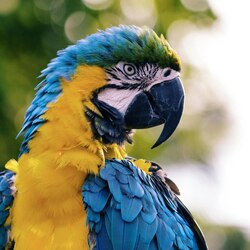
#> input picture tucker_and_tt_denoise_HOD/Datasets/parrot_small.jpg, 250 x 250 px, found by its file name
$ python demo_script_Bird.py
#> lines starting #> are read from the running program, lines starting #| are printed output that depends on the picture
### tucker_and_tt_denoise_HOD/io.py
# Module: io.py
import numpy as np
import matplotlib.image as mpimg
from skimage.util import random_noise

def load_image(filepath):
    """Load and normalize image to [0, 1]"""
    img = mpimg.imread(filepath)
    return img/img.max()

def add_gaussian_noise(image, mean = 0, sigma=0.075):
    """Add Gaussian noise to an image."""
    noisy_image = image + np.random.normal(loc=mean, scale=sigma, size=image.shape)
    return np.clip(noisy_image, 0, 1)

### tucker_and_tt_denoise_HOD/segmentation.py
# Module: segmentation.py
from skimage.segmentation import slic

def superpixel_segmentation(image, n_segments=10, compactness=20):
    """Apply SLIC superpixel segmentation to an image."""
    return slic(image, n_segments=n_segments, compactness=compactness)

### tucker_and_tt_denoise_HOD/patches.py
# Module: patches.py
import numpy as np

def extract_clustered_patches(image, segments, patch_size=6):
    """Extract patches grouped by segment labels."""
    margin = patch_size // 2
    H, W, _ = image.shape
    Xs = []
    for segidx in sorted(np.unique(segments)):
        seg_array = []
        for (i, j) in zip(*np.where(segments == segidx)):
            if i < margin or i > H - margin - 1 or j < margin or j > W - margin - 1:
                continue
            patch = image[i - margin:i + margin, j - margin:j + margin]
            seg_array.append(np.expand_dims(patch, axis=-1))
        if seg_array:
            X = np.concatenate(seg_array, axis=-1)
            Xs.append((segidx, X))
    return Xs

### tucker_and_tt_denoise_HOD/decomposition.py
# Module: decomposition.py
import copy
import tensorly as tl
from .tucker2_lib import tucker_denoising, tucker_truncatedhosvd_init
from .tt_lib import tt_nestedtk2, tt_adcu
import numpy as np

def decompose_and_denoise_patch(X, method="tucker", sigma=0.075, tt_opts=None, tt_rank=None, reshape_for_tt=False, target_order=10):
    """
    Unified interface to denoise patches using Tucker or TT.

    Parameters:
        X : ndarray
            Patch tensor of shape (H, W, C, K)
        method : str
            'tucker', 'tt_fixed', or 'tt_adaptive'
        sigma : float
            Noise std.
        tt_opts : dict
            Options for TT adaptive mode.
        tt_rank : int or list
            Ranks for TT fixed mode.
        reshape_for_tt : bool
            Whether to reshape before TT.
        target_order : int
            Desired order of reshaped tensor

    Returns:
        X_hat : ndarray
            Denoised patch
        model : Tensor factors (core + U for Tucker, TT cores for TT)
        reshape_for_tt : bool
            Whether reshaping was applied
    """
    if method == "tucker":
        X_hat, G, U = tucker_decompose_and_denoise(X, sigma)
        return X_hat, (G, U), reshape_for_tt
    elif method == "tt_fixed":
        tt_tensor = tt_decompose_fixed_ranks(X, tt_rank, reshape_for_tt, target_order=target_order)
        X_hat = tl.tt_to_tensor(tt_tensor)
        if reshape_for_tt:
            X_hat = reshape_to_original(X_hat, X.shape)
        return X_hat, tt_tensor, reshape_for_tt
    elif method == "tt_adaptive":
        tt_tensor, _ = tt_decompose_adaptive(X, sigma, tt_opts, reshape_for_tt, target_order=target_order)
        X_hat = tl.tt_to_tensor(tt_tensor)
        if reshape_for_tt:
            X_hat = reshape_to_original(X_hat, X.shape)
        return X_hat, tt_tensor, reshape_for_tt
    else:
        raise ValueError(f"Unknown method: {method}")


def reshape_to_higher_order(patch, target_order=6):
    """
    Reshape a 4D tensor (H, W, C, K) to a higher-order tensor.
    This function reshapes using balanced block sizes (powers of 2 or 3 preferred).
    """
    import math

    original_shape = patch.shape
    total_size = np.prod(original_shape)

    # Simple greedy decomposition: build shape with small primes
    def greedy_factors(n, target_order):
        factors = []
        primes = [2, 3, 5, 7]
        for p in primes:
            while len(factors) < target_order - 1 and n % p == 0:
                factors.append(p)
                n //= p
        factors.append(n)
        return factors

    new_shape = greedy_factors(total_size, target_order)

    if np.prod(new_shape) != total_size:
        raise ValueError(f"Cannot factor {total_size} cleanly into {target_order} parts. Try different shape or order.")

    reshaped = patch.reshape(new_shape)
    return reshaped, original_shape


def reshape_to_original(patch_reshaped, original_shape):
    """Reverse reshape back to original shape."""
    return patch_reshaped.reshape(original_shape)

# [42 lines left out: functions tucker_decompose_and_denoise, tt_decompose_fixed_ranks, not called in this run]

def tt_decompose_adaptive(X, sigma, opts=None, reshape_for_tt=False, spatial_splits=(2, 2), verbose=False, target_order=10):
    """
    TT decomposition using nested Tucker + ADCU for error-bounded approximation.

    Parameters:
        X : ndarray
            Input tensor (e.g. d x d x 3 x K).
        sigma : float
            Noise standard deviation.
        opts : dict
            ADCU options.
        reshape_for_tt : bool
            Whether to reshape to higher-order.
        spatial_splits : tuple
            Splitting pattern for reshaping spatial dims.
        verbose : bool
            Print approximation info.

    Returns:
        Xt : TTTensor
        err : list of errors per iteration
    """
    if reshape_for_tt:
        X, _ = reshape_to_higher_order(X, target_order=target_order)


    approx_bound = sigma**2 * X.size
    Yttnested, approx_error_init = tt_nestedtk2(X, approx_bound * 1.05)

    if verbose:
        print(f"[init] Nested Tucker2 error: {approx_error_init:.4e}")

    Xt = copy.deepcopy(Yttnested)
    rankX = np.array(Xt.rank)

    if opts is None:
        opts = {
            "init": "exac",
            "compression": False,
            "noise_level": sigma,
            "exacterrorbound": True,
            "tol": 1e-6,
            "maxiters": 50,
        }

    Xt, err = tt_adcu(X, Xt, rankX, opts)
    return Xt, err

# [28 lines left out: functions tt_num_parameters, tt_compression_ratio, not called in this run]

### tucker_and_tt_denoise_HOD/tt_lib.py
import tensorly as tl
import numpy as np
from numpy import einsum


from tensorly.tt_tensor import tt_to_tensor, TTTensor
from tensorly.tt_matrix import tt_matrix_to_tensor, TTMatrix

from tucker2_lib import fast_tucker2_denoising, tucker2_truncatedhosvd_init, tucker2_to_tensor, minrank_boundedtrace, tucker_truncatedhosvd_init, tucker_denoising # tucker2_truncatedhosvd_init_complex_tensor, fast_tucker2_denoising_complex_tensor


"""
tt_orth_at(x, pos, dir) : Orthogonalize single core
tt_orthogonalize(x, pos): Orthogonalize tensor
tt_nestedtk2(Y,approx_bound,precision = 1e-9):   TT as nested TK2
ttxt(Xtt, Y, mode, side):  TT-tensor Xtt time tensor Y along modes of Y to the left or right to
tt_adcu(X,Xt,rankX,opts):  Alternating two-cores update with left-right orthogonalization algorithm

ttmatrix_time_tt(Att,btt): TT-matrix times TT-tensor
ttmatrix_transpose(Att):   transpose a TT-matrix A
ttmatrix_AtA(Att):          A^T A :  A: TT-matrix
xQx_left(Qtt,xtt,mode):
xQx_right(Qtt,xtt,mode):
xQx_subset(Qtt,xtt,mode):   Subnet for Quadratic term x^T Q x
fx_left(ftt,xtt,mode):
fx_right(ftt,xtt,mode):
fx_subset(ftt,xtt,mode):  Subnet for linear term x^T f


Anh-Huy Phan
"""
# Yhat = tucker2_to_tensor(U1,U2,U3)
# [181 lines left out: functions tt_orth_at, tt_orthogonalize, parseInput, tt_getrank, lowrank_matrix_approx, not called in this run]


def tt_nestedtk2(Y,approx_bound,precision = 1e-9):
    # Nested TUCKER-2 for TT decomposition
    # Y is approximated by a TT -tensor
    # Ytt = Uleft_1 *  G1 * Uright_1 (Tucker-2 model)
    # G{k-1} = Uleft_k *  Gk * Uright_k
    #
    #
    # Anh-Huy Phan
    #
    # approx_bound = noiselevel**2 * Y.size
    # precision = 1e-9 # small number added to the approximation error bound
    normY2 = tl.norm(Y)**2
    szY = Y.shape
    N = Y.ndim
    rankTTx = np.zeros(N+1, dtype = 'int')
    rankTTx[0] = 1
    rankTTx[N] = 1


    Yk = Y

    # Factors of the nested TT
    Factors = [None] * N
    maxiters = 1000

    for k in range(np.array((N-N%2)/2,int)):
        # Layer-K
        print(f'Perform the {k+1}-th Tucker-2 decomposition')
        # approximation error = \|Y - Ul(1:K)*Yxk*Ur(K:1)\|_F^2
        #  = \|Y\|_F^2 + \|Yxk\|_F^2 - 2<Yk, Yxk>
        #  = \|Yk - Yxk\|_F^2 - ||Yxk||_F^2 +\|Y\|_F^2 <= delta^2
        #
        # \|Yk - Yxk\|_F^2 <= delta^2 - \|Y\|_F^2 +||Yk||_F^2

        if ((N%2)==0) and (k == (np.array((N-N%2)/2,int)-1)):
            # For the last level when N is an even number
            Yk = Yk.reshape(rankTTx[k]*szY[k],rankTTx[N-k]*szY[N-1-k])
            normYk = tl.norm(Yk)**2
            approx_bound_n = approx_bound - normY2 + normYk
            approx_bound_n = approx_bound_n + precision

            Ulk, s, Urk, approx_error,_ = lowrank_matrix_approx(Yk, approx_bound_n, exacterrorbound=False)
            Ulk = Ulk * s

        else:
            # Tucker-2 decomposition
            Yk = Yk.reshape(rankTTx[k]*szY[k],-1,rankTTx[N-k]*szY[N-1-k])
            normYk = tl.norm(Yk)**2
            approx_bound_n = approx_bound - normY2 + normYk
            approx_bound_n = approx_bound_n+precision
            noiselevel_n = np.sqrt(approx_bound_n/Yk.size)

            # initialization
            Ulk, Urk, err,_,_ = tucker2_truncatedhosvd_init(Yk,approx_bound_n)
            # Tucker2 decomposition with given approximation error
            Ulk,Yknew,Urk,approx_error,noparams,rankR = fast_tucker2_denoising(Yk, [Ulk, Urk], maxiters, 1e-7, noiselevel_n, exacterrorbound=False, precision=1e-7, verbose=True)


        # print(f'Approximation Error {approx_error[-1]} | Predefined Bound {approx_bound}')

        approx_error = normY2 - normYk + approx_error
        # Update ranks
        rankTTx[1+k] = Ulk.shape[1]
        rankTTx[N-1-k] = Urk.shape[1]

        # Update the left factor
        Factors[k] = Ulk.reshape(rankTTx[k],szY[k],rankTTx[k+1])
        # Update the right factor
        Factors[N-1-k] = Urk.T.reshape(rankTTx[N-1-k],szY[N-1-k],rankTTx[N-k])
        Yk  = Yknew

    if (N%2)==1:
        # core tensor in
        k =np.array((N-N%2)/2,int)
        Factors[k] = Yk.reshape(rankTTx[k],szY[k],rankTTx[k+1])

    # for n in range(N):
    #     Factors[n] = Factors[n].reshape(rankTTx[n],szY[n],rankTTx[n+1])

    Yttnested = TTTensor(Factors)
    # print(Yttnested)
    # approx_error = tl.norm(Y - tt_to_tensor(Yttnested))**2

    print(f'Approximation Error {approx_error} | Predefined Bound {approx_bound}')
    return Yttnested, approx_error


# [975 lines left out: functions ttxt, tt_adcu, ttmatrix_time_tt, ttmatrix_transpose, ttmatrix_AtA, xQx_left and 6 more, not called in this run]


from tensorly.tenalg.svd import svd_interface
from tensorly.tt_tensor import validate_tt_rank, TTTensor
# [76 lines left out: function tt_svd, not called in this run]

### tucker_and_tt_denoise_HOD/demo_script_Bird.py
import matplotlib.pyplot as plt
import numpy as np
from skimage import metrics
from skimage.segmentation import mark_boundaries
import os
import sys
from datetime import datetime
import time

import sys
import os
sys.path.append(os.path.dirname(os.path.dirname(os.path.abspath(__file__))))

from tucker_and_tt_denoise_HOD.io import load_image, add_gaussian_noise
from tucker_and_tt_denoise_HOD.segmentation import superpixel_segmentation
from tucker_and_tt_denoise_HOD.patches import extract_clustered_patches
from tucker_and_tt_denoise_HOD.decomposition import decompose_and_denoise_patch
from tucker_and_tt_denoise_HOD.reconstruction import reconstruct_image_from_patches
from tucker_and_tt_denoise_HOD.metrics import compute_quality_metrics


def main(image_path="tucker_and_tt_denoise_HOD/Datasets/parrot_small.jpg", sigma=0.075, method="tt_adaptive", reshape_for_tt=True, chosen_order = 6, n_segments=50, compactness=30, patch_size = 6, save_figures=True):

    try:
        start_time = time.time()
        # Create output directory for figures
        output_dir = "output_figures"
        if save_figures:
            os.makedirs(output_dir, exist_ok=True)
            print(f"\nSaving figures to: {output_dir}/")

        print("\nStarting image denoising process...")
        print(f"Parameters:")
        print(f"- Image: {image_path}")
        print(f"- Method: {method}")
        print(f"- Sigma: {sigma}")
        print(f"- Number of segments: {n_segments}")
        print(f"{'-'*80}\n")

        # Load and display image
        load_start = time.time()
        image = load_image(image_path)
#> in load_image, img is the input picture: shape (250, 250, 3); mean R, G, B 137.1, 139.6, 113.9
        load_time = time.time() - load_start

        plt.figure(figsize=(10, 10))
        plt.imshow(image)
        plt.title("Original Image")
        plt.axis('off')
        if save_figures:
            plt.savefig(os.path.join(output_dir, 'original_image.png'), bbox_inches='tight', dpi=300)
        plt.show()

        # Add noise
        noise_start = time.time()
        image_noise = add_gaussian_noise(image, sigma=sigma)
#> in add_gaussian_noise, `noisy_image = image + np.random.normal(loc=mean, scale=sigma, size=ima..`:
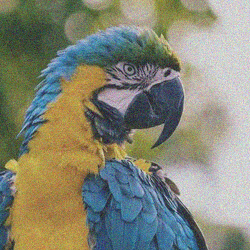
#> noisy_image: shape (250, 250, 3) float64; mean of channels 0, 1, 2 0.538, 0.548, 0.447; drawn with min black and max white
#> in add_gaussian_noise, `return np.clip(noisy_image, 0, 1)`:
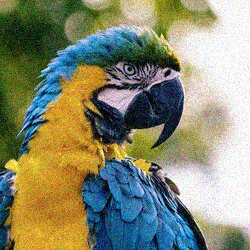
#> returned value: shape (250, 250, 3) float64; mean of channels 0, 1, 2 0.536, 0.545, 0.445; drawn as R, G, B
        noise_time = time.time() - noise_start

        plt.figure(figsize=(10, 10))
        plt.imshow(image_noise)
        plt.title("Noisy Image")
        plt.axis('off')
        if save_figures:
            plt.savefig(os.path.join(output_dir, 'noisy_image.png'), bbox_inches='tight', dpi=300)
        plt.show()

        # Segment
        segment_start = time.time()
        segments = superpixel_segmentation(image_noise, n_segments=n_segments, compactness=compactness)
#> in superpixel_segmentation, `return slic(image, n_segments=n_segments, compactness=compactness)`:
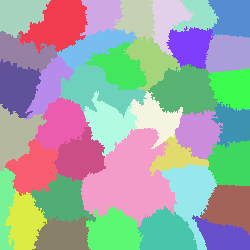
#> returned value: shape (250, 250) int64; 38 distinct labels, from 1 to 38; one colour per label, 0 black
        segment_time = time.time() - segment_start

        plt.figure(figsize=(10, 10))
        plt.imshow(mark_boundaries(image_noise, segments))
        plt.title("Superpixel Segmentation")
        plt.axis('off')
        if save_figures:
            plt.savefig(os.path.join(output_dir, 'segmentation.png'), bbox_inches='tight', dpi=300)
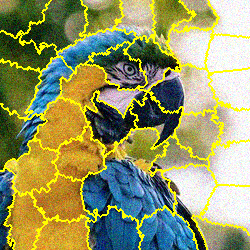
#> shown: shape (250, 250, 3) float64; mean R, G, B 0.591, 0.6, 0.397
        plt.show()

        # Extract patches
        patch_start = time.time()
        Xs = extract_clustered_patches(image_noise, segments, patch_size)
#> the loop in extract_clustered_patches, `for segidx in sorted(np.unique(segments)):` made 38 passes
#> after the loop in extract_clustered_patches, `for segidx in sorted(np.unique(segments)):`: Xs = 38 items
#> Xs = 38 items
        patch_time = time.time() - patch_start

        # Denoise using parallel processing at segment level
        denoise_start = time.time()
        Xs_hat = []
        for segidx, X in Xs:
            print(f'--------------------------------------------------------------------')
            print(f"Denoising segment {segidx} with shape {X.shape}")
            X_hat, _, _ = decompose_and_denoise_patch(X, method=method, sigma=sigma, reshape_for_tt=reshape_for_tt, target_order=chosen_order)
            Xs_hat.append((segidx, X_hat))
            print(f'--------------------------------------------------------------------')
#> this loop made 1 pass
#> segidx on pass 1: 1
#| --------------------------------------------------------------------
#| Denoising segment 1 with shape (6, 6, 3, 1115)
#> after the loop, Xs_hat = []

        denoise_time = time.time() - denoise_start

            # Reconstruct
        recon_start = time.time()
        recon_image = reconstruct_image_from_patches(Xs_hat, segments, image.shape, patch_size)
        reconstructed_image = np.clip(recon_image, 0, 1)
        recon_time = time.time() - recon_start

        # Show result
        plt.figure(figsize=(10, 10))
        plt.imshow(reconstructed_image)
        plt.title("Reconstructed Image")
        plt.axis('off')
        if save_figures:
            plt.savefig(os.path.join(output_dir, 'reconstructed_image.png'), bbox_inches='tight', dpi=300)
        plt.show()

        # Create side-by-side comparison
        plt.figure(figsize=(20, 10))
        plt.subplot(1, 3, 1)
        plt.imshow(image)
        plt.title("Original")
        plt.axis('off')

        plt.subplot(1, 3, 2)
        plt.imshow(image_noise)
        plt.title("Noisy")
        plt.axis('off')

        plt.subplot(1, 3, 3)
        plt.imshow(reconstructed_image)
        plt.title("Reconstructed")
        plt.axis('off')

        plt.tight_layout()
        if save_figures:
            plt.savefig(os.path.join(output_dir, 'comparison.png'), bbox_inches='tight', dpi=300)
        plt.show()

        # Metrics
        psnr, ssim = compute_quality_metrics(image, reconstructed_image)
        # print(f"PSNR = {psnr:.4f} dB, SSIM = {ssim:.4f}")
        # Print timing information
        total_time = time.time() - start_time
        print("\nProcessing Complete!")
        print(f"{'-'*80}")
        print("\nTiming Information:")
        print(f"Image loading: {load_time:.2f} seconds")
        print(f"Noise addition: {noise_time:.2f} seconds")
        print(f"Segmentation: {segment_time:.2f} seconds")
        print(f"Patch extraction: {patch_time:.2f} seconds")
        print(f"Denoising: {denoise_time:.2f} seconds")
        print(f"Reconstruction: {recon_time:.2f} seconds")
        print(f"Total execution time: {total_time:.2f} seconds")
        print(f"\nQuality Metrics:")
        print(f"PSNR = {psnr:.4f} dB")
        print(f"SSIM = {ssim:.4f}")
        print(f"{'-'*80}\n")
    except KeyboardInterrupt:
        print("\nProcessing interrupted by user")
        sys.exit(1)
    except Exception as e:
        print(f"\nError during processing: {str(e)}")
        raise


if __name__ == "__main__":
    main(reshape_for_tt=True, chosen_order=8 )
#> (the call stopped at in tt_nestedtk2, `normY2 = tl.norm(Y)**2`: tensorly is not available in this run)

$ run again, with tucker_and_tt_denoise_HOD/Datasets/cat1.jpg copied over tucker_and_tt_denoise_HOD/Datasets/parrot_small.jpg
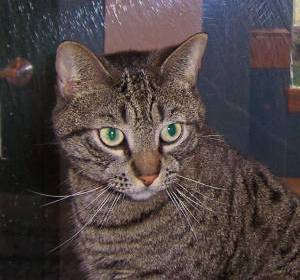
#> input picture tucker_and_tt_denoise_HOD/Datasets/cat1.jpg, 300 x 280 px, found by its file name
#> in load_image, img is the input picture: shape (280, 300, 3); mean R, G, B 78.8, 68.3, 68
#> in superpixel_segmentation, `return slic(image, n_segments=n_segments, compactness=compactness)`:
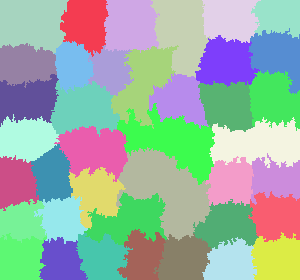
#> returned value: shape (280, 300) int64; 39 distinct labels, from 1 to 39; one colour per label, 0 black
#> in main, `plt.savefig(os.path.join(output_dir, 'segmentation.png'), bbox_inches=..`:
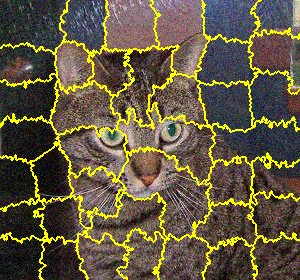
#> shown: shape (280, 300, 3) float64; mean R, G, B 0.39, 0.353, 0.247
#> the loop in extract_clustered_patches, `for segidx in sorted(np.unique(segments)):` made 39 passes
#> after the loop in extract_clustered_patches, `for segidx in sorted(np.unique(segments)):`: Xs = 39 items
#> the loop in main, `for segidx, X in Xs:` made 1 pass
#> segidx on pass 1: 1
#> (printed output is left out)
#> after the loop in main, `for segidx, X in Xs:`: Xs_hat = []
